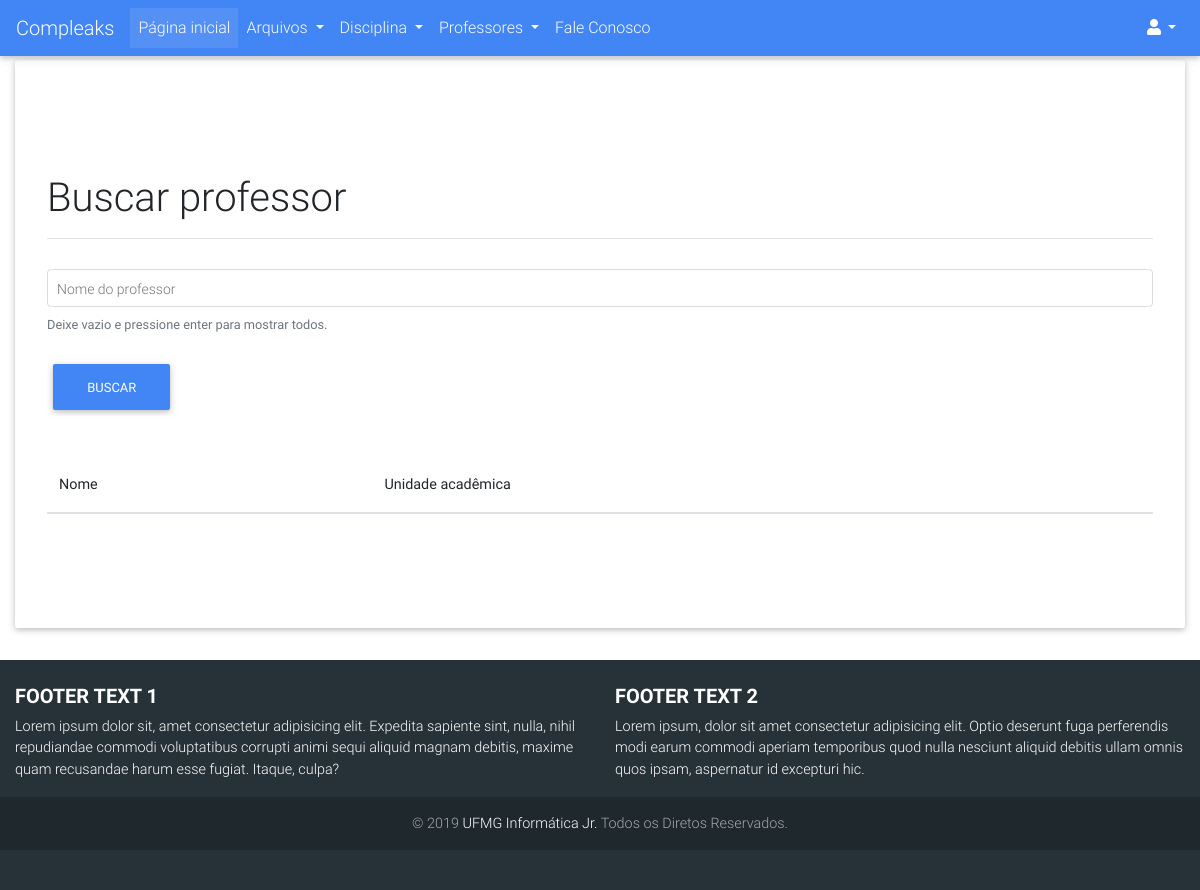
The page /professores/listar on the database as committed earlier.
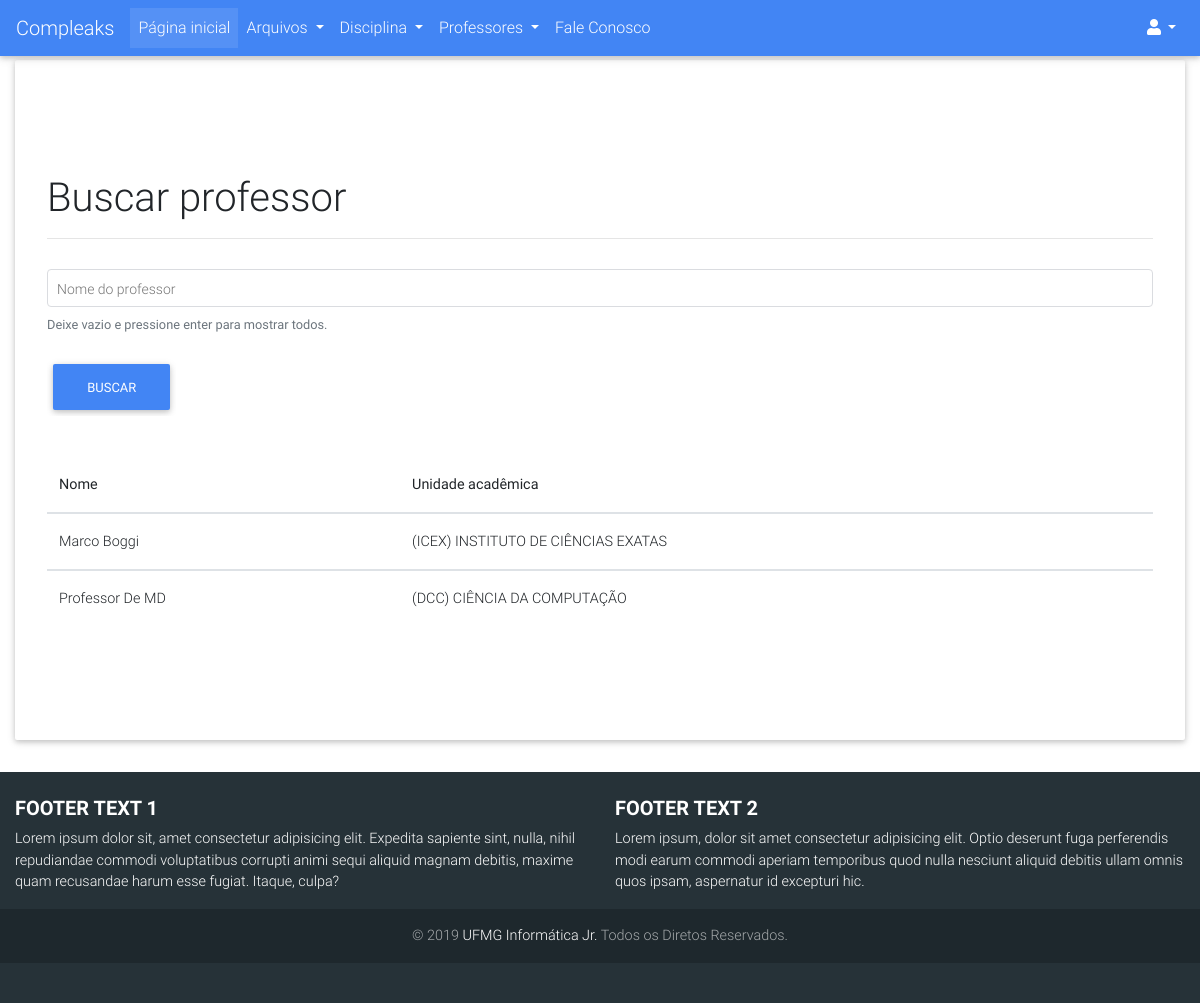
The same page on the database as committed later.
### compleaks/professores/models.py (models this page shows, shortened)
class Professor(db.Model):
	__tablename__ = 'professores'
	id = db.Column(db.Integer, primary_key=True)
	nome = db.Column(db.String, unique=True)
	unidade_academica_id = db.Column(db.Integer)
	data_criacao = db.Column(db.DateTime, default=datetime.now())
	ativado = db.Column(db.Boolean)
	data_deletado = db.Column(db.DateTime, nullable=True)
	id_deletor = db.Column(db.Integer, nullable=True)
	id_criador = db.Column(db.Integer, nullable=True)
	motivo_delete = db.Column(db.String(120), nullable=True)
	arquivos = db.relationship('Arquivo', backref='professor', lazy=True)
	comentarios = db.relationship('ComentarioProf', backref='professor', lazy=True)

### compleaks/professores/views.py (the view)
@professores.route('/listar')
def listar():
	form_excluir = ExcluirProfessorForm()
	form_editar = EditarProfessorForm()
	form_buscar = BuscarProfessorForm()
	form_login = LoginForm()
	professoresdb = Professor.query.order_by(Professor.nome.asc())
	return render_template('listar_professor.html', professoresdb=professoresdb,
	lista = lista_unidades_academicas(), form_login=form_login, form_excluir=form_excluir,
	form_editar=form_editar, form_buscar=form_buscar)

### compleaks/professores/forms.py
class ExcluirProfessorForm(FlaskForm):
    motivo_delete = StringField("Motivo da Exclusão:")
    submit = SubmitField("Excluir")

class EditarProfessorForm(FlaskForm):
    novo_nome = StringField("Novo nome completo:", validators=[DataRequired()])
    nova_unidade = SelectField("Nova Unidade Acadêmica: ", choices=lista_unidades_academicas(), validators=[DataRequired()])
    submit = SubmitField("Editar")

### compleaks/professores/dapartamentos.py (called while the page is built)
def lista_unidades_academicas():
    lista = []
    i = 0
    for unidade in unidades_academicas:
        lista.append((str(i), unidade))
        i = i+1
    return lista

### compleaks/professores/templates/professores/listar_professor.html (shortened to what the changed rows need)
{% extends "base.html" %}
{% block content %}
    {% if current_user.is_admin %}
        <div>
            <form class="form-group" action="{{ url_for('professores.buscar') }}" method="POST">
                <div class="page-header" style="margin-bottom: 30px;">
                    <h1>Buscar professor</h1>
                    <hr/>
                </div>
                {{ form_buscar.hidden_tag() }}
                <div class="md-form md-outline">
                    {{form_buscar.nome(id="inputIconEx1", class="form-control")}}
                    <label for="inputIconEx1">Nome do professor</label>
                    <small id="emailHelp2" class="form-text text-muted">Deixe vazio e pressione enter para mostrar todos.</small>
                </div>
                {{ form_buscar.submit(class="btn btn-primary") }}
            </form>
        </div>
        <br>
        {% if busca %}
            {% if existe_professor %}
            {% else %}
                <h2>Sem resultados para busca</h2>
                <br>
            {% endif %}
        {% endif %}
        <table class="table" >
            <h2>Professores</h2>
            <thead>
                <tr>
                    <th>ID</th>
                    <th>Nome</th>
                    <th>Unidade Acadêmica</th>
                    <th>Ação</th>
                </tr>
            </thead>
            {% for professor in professoresdb %}
                <tbody>
                    <tr>
                        {% if not professor.ativado %}
                            <article color="red">
                                <td>{{ professor.id }}</td>
                                <td>{{ professor.nome }}</td>
                                <td>{{ lista[ professor.unidade_academica_id ][1] }}</td>
                                <td><button type="button" class="btn btn-danger" data-toggle="modal"  data-target="#redefinir{{professor.id}}" >Redefinir</button></td>
                            </article>
                        {% else %}
                            <td>{{ professor.id }}</td>
                            <td>{{ professor.nome }}</td>
                            <td>{{ lista[ professor.unidade_academica_id ][1] }}</td>
                            <td>
                                <a data-dismiss="modal" data-toggle="modal" data-target="#editar{{professor.id}}"><img class="img-responsive delete" data-toggle="tooltip" data-placement="top" title="Editar" src="{{url_for('static', filename='images/icones/padrao/editar.svg')}}" alt="Editar"/></a>
                                <a data-dismiss="modal" data-toggle="modal" data-target="#excluir{{professor.id}}"><img class="img-responsive delete icone" data-toggle="tooltip" data-placement="top" title="Excluir" src="{{url_for('static', filename='images/icones/padrao/delete_arquivo.svg')}}" alt="Excluir"/></a>
                            </td>
                        {% endif %}
                    </tr>
                </tbody>
                <div class="modal fade" tabindex="-1" role="dialog" id="redefinir{{professor.id}}">
                    <div class="modal-dialog" role="document">
                        <div class="modal-content">
                            <div class="modal-header">
                                <h5 class="modal-title">Redefinir professor?</h5>
                                <button type="button" class="close" data-dismiss="modal" aria-label="Close">
                                <span aria-hidden="true">&times;</span>
                                </button>
                            </div>
                            <div class="modal-body">
                                <p>Você tem certeza que deseja redefinir esse professor?</p>
                                <br/>
                                <h6 class="modal-title">Dados de Cadastro</h6>
                                <p>  Nome: {{ professor.nome }} </p>
                                <br/>
                                <h6 class="modal-title">Dados de Exclusão</h6>
                                <p> Id do usuário que excluiu: {{ professor.id_deletor }} </p>
                                {% if professor.motivo_delete %}
                                    <p> Motivo da Exclusão: {{ professor.motivo_delete }} </p>
                                {% else %}
                                    <p> Nenhum motivo de Exclusão Cadastrado </p>
                                {% endif %}
                                <br/>
                            </div>
                            <div class="modal-footer">
                                <button type="button" class="btn btn-secondary" data-dismiss="modal">Cancel</button>
                                <form action="{{ url_for('professores.redefinir', prof_id=professor.id) }} " method="POST">
                                    <input type="submit" value="Redefinir">
                                </form>
                            </div>
                        </div>
                    </div>
                </div>
                <div class="modal fade" tabindex="-1" role="dialog" id="editar{{professor.id}}">
                    <div class="modal-dialog" role="document">
                        <div class="modal-content">
                            <div class="modal-header">
                                <h5 class="modal-title">Editar professor?</h5>
                                <button type="button" class="close" data-dismiss="modal" aria-label="Close">
                                <span aria-hidden="true">&times;</span>
                                </button>
                            </div>
                            <form action="{{ url_for('professores.editar', prof_id=professor.id) }}" method="POST">
                                <div class="modal-body">
                                    <p>Você tem certeza que deseja editar esse professor?</p>
                                    <h6 class="modal-title">Dados de Cadastro</h6>
                                    <p>Nome: {{ professor.nome }} </p>
                                    <br>
                                    {{ form_editar.hidden_tag() }}
                                    {{form_editar.novo_nome.label}}
                                    {{form_editar.novo_nome(class="form-control", value=professor.nome )}}
                                    <br>
                                    {{form_editar.nova_unidade.label}}<p class="text-danger">SELECIONE</p>
                                    {{form_editar.nova_unidade }}
                                </div>
                                <div class="modal-footer">
                                    <button type="button" class="btn btn-secondary" data-dismiss="modal">Cancelar</button>
                                    {{ form_editar.submit() }}
                                </div>
                            </form>
                        </div>
                    </div>
                </div>
                <div class="modal fade" tabindex="-1" role="dialog" id="excluir{{professor.id}}">
                    <div class="modal-dialog" role="document">
                        <div class="modal-content">
                            <div class="modal-header">
                                <h5 class="modal-title">Excluir professor?</h5>
                                <button type="button" class="close" data-dismiss="modal" aria-label="Close">
                                <span aria-hidden="true">&times;</span>
                                </button>
                            </div>
                            <form action="{{ url_for('professores.excluir', prof_id=professor.id) }}" method="POST">
                                <div class="modal-body">
                                    <p>Você tem certeza que deseja excluir esse professor?</p>
                                    <h6 class="modal-title">Dados de Cadastro</h6>
                                    <p>  Nome: {{ professor.nome }} </p>
                                    <br>
                                    <h6 class="modal-title">Motivo da exclusão</h6>
                                    {{ form_excluir.hidden_tag() }}
                                    {{ form_excluir.motivo_delete(class="form-control", placeholder="Digite o motivo aqui") }}
                                </div>
                                <div class="modal-footer">
                                    <button type="button" class="btn btn-secondary" data-dismiss="modal">Cancelar</button>
                                    {{ form_excluir.submit() }}
                                </div>
                            </form>
                        </div>
                    </div>
                </div>
            {% endfor %}
        </table>
    {% else %}
        <div>
            <form class="form-group" action="{{ url_for('professores.buscar') }}" method="POST">
                <div class="page-header" style="margin-bottom: 30px;">
                    <h1>Buscar professor</h1>
                </div>
            </form>
        </div>
        <br>
        <table class="table" >
            <thead>
                <tr>
                    <th>Nome</th>
                    <th>Unidade acadêmica</th>
                </tr>
            </thead>
            {% for professor in professoresdb %}
                {% if professor.ativado %}
                    <tbody>
                        <tr>
                            <td>{{ professor.nome }}</td>
                            <td>{{ lista[ professor.unidade_academica_id ][1] }}</td>
                        </tr>
                    </tbody>
                {% endif %}
            {% endfor %}
        </table>
    {% endif %}
{% endblock %}

Rows that differ between the two databases and show on the page:
added Professor: nome "Marco Boggi", lista "(ICEX) INSTITUTO DE CIÊNCIAS EXATAS"
added Professor: nome "Professor De MD", lista "(DCC) CIÊNCIA DA COMPUTAÇÃO"
